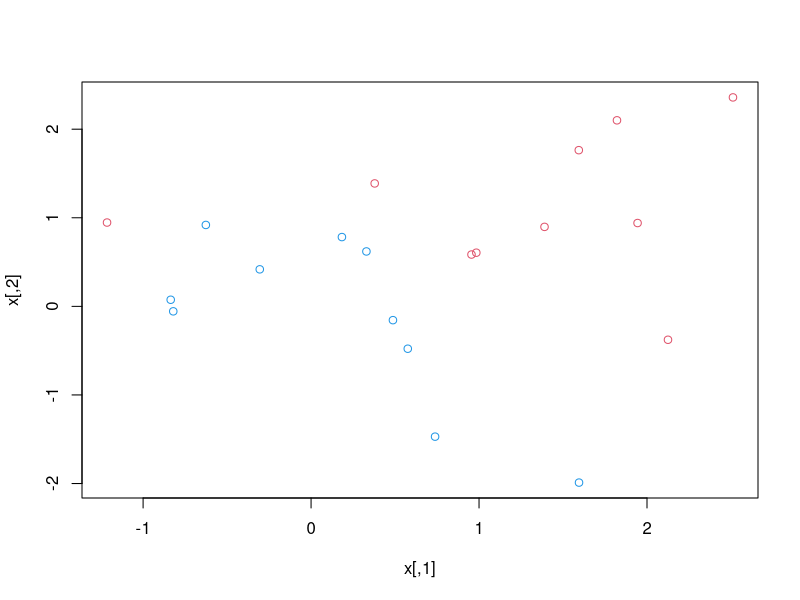
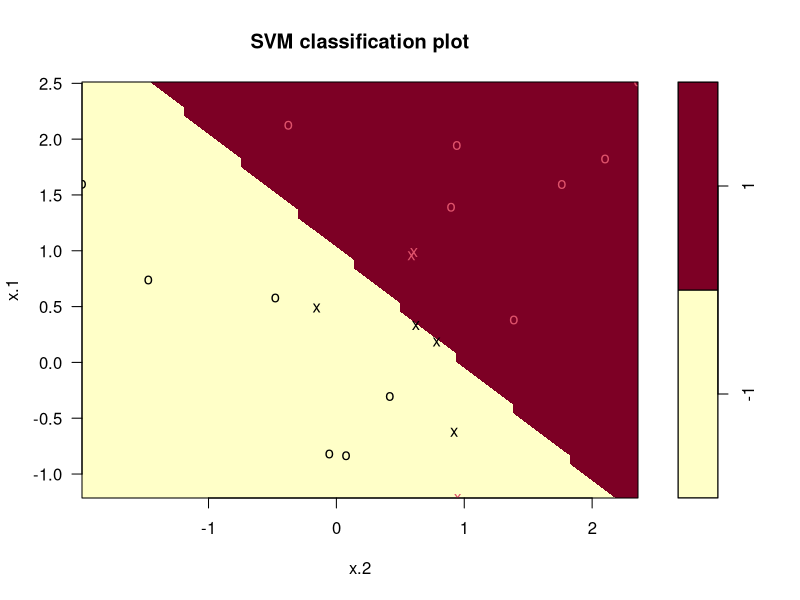
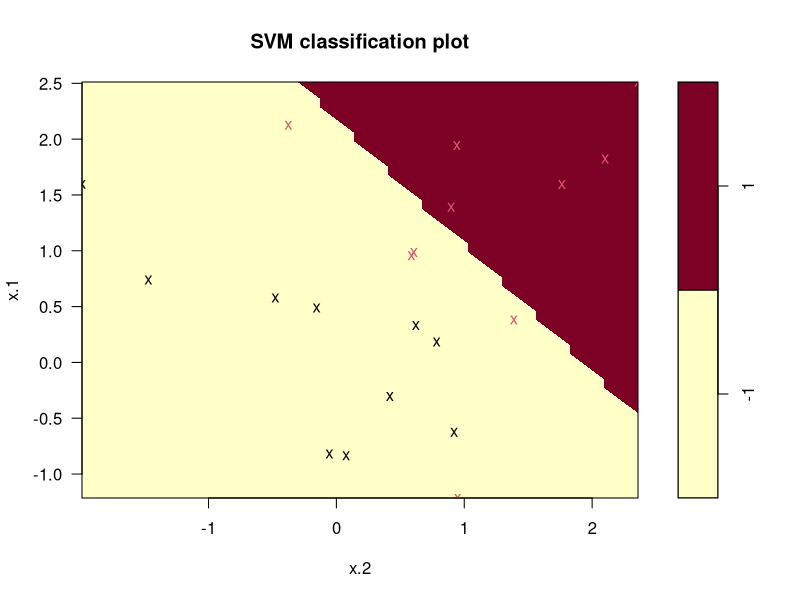
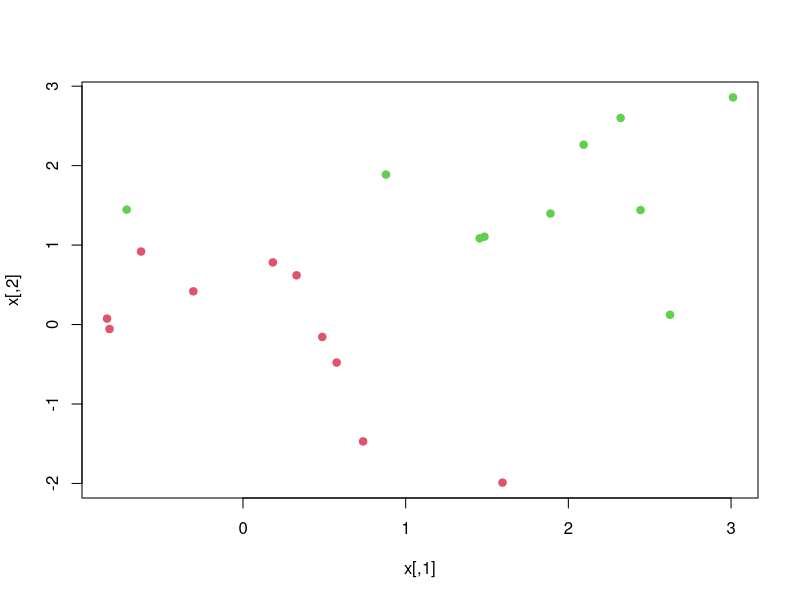
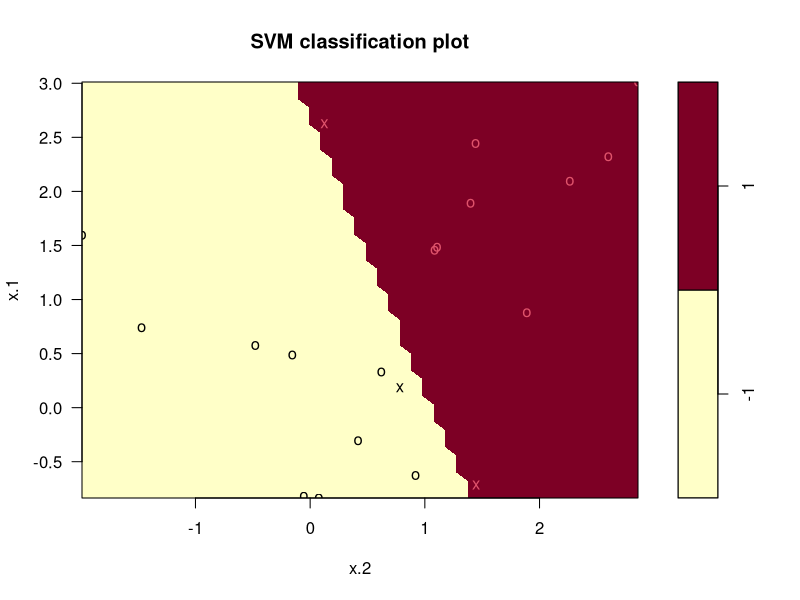
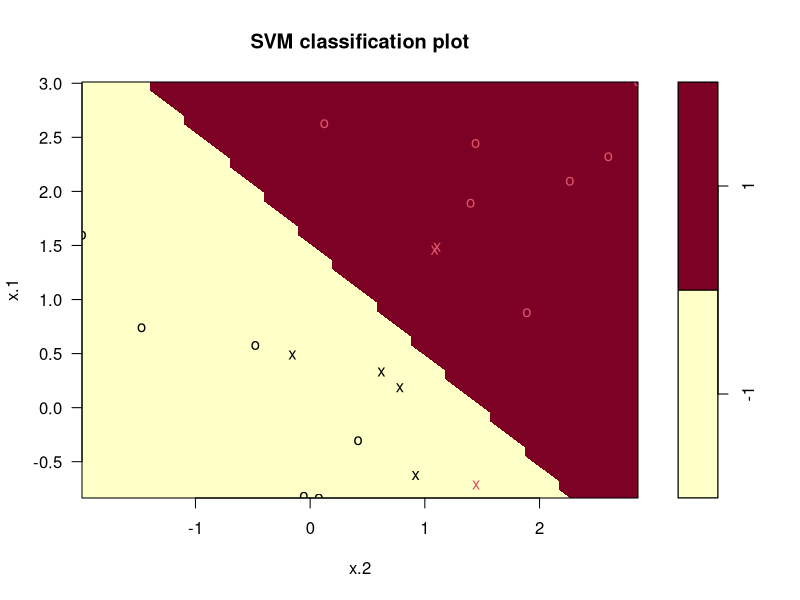
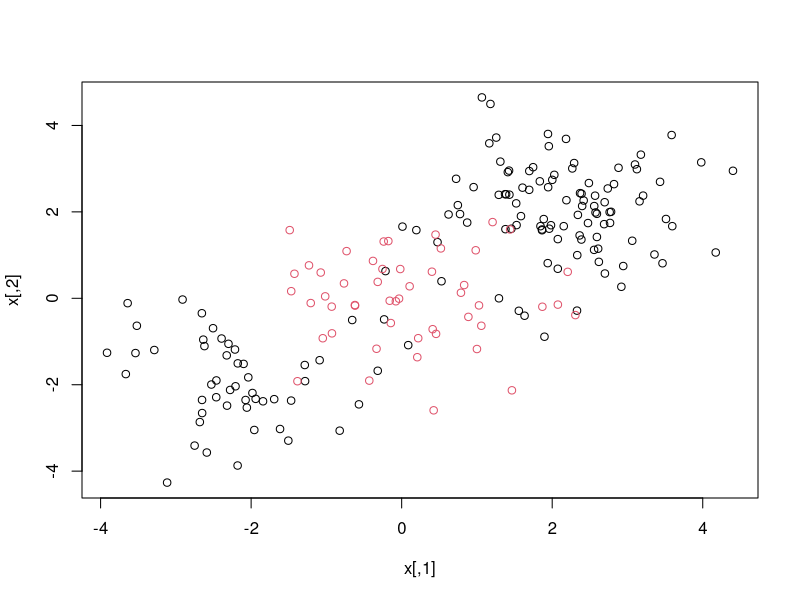
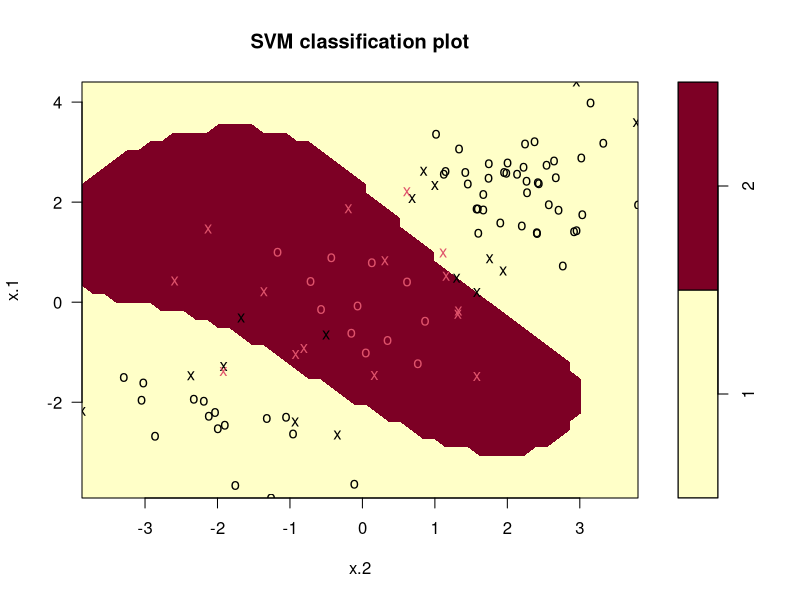

These charts were generated, in order, by the following R code:
## ---- chunk 1
set.seed(1)
x <- matrix(rnorm(20*2), ncol=2)
y <- c(rep(-1,10),rep(1,10))
x[y==1,]=x[y==1,]+1

plot(x, col=(3-y))
## ---- chunk 2
dat <- data.frame(x=x, y=as.factor(y))
library(e1071)
svmfit <- svm(y~.,data=dat, kernel = "linear", cost = 10, scale = FALSE)
## ---- chunk 3
plot(svmfit,dat)
## ---- chunk 4
svmfit$index
summary(svmfit)

# the cost here is 10
## ---- chunk 5
# what if we used a smaller value for cost
svmfit <- svm(y~.,data=dat, kernel = "linear", cost = .01, scale = FALSE)
plot(svmfit,dat)
svmfit$index

# now we get many more support vectors
# the reason for this is that the cost parameter is very small and the margins are very wide
## ---- chunk 6
# we will use cross-validation to figure out the best cost parameter

set.seed(1)
tune.out <- tune(svm,y~., data = dat, kernel = "linear"
                 ,range = list(cost=c(0.001,0.01,0.1,1,5,10,100)))
summary(tune.out)

# we can see that 0.1 is the best cost parameter

## ---- chunk 7
# the tune() function actually stores the best model obtained
bestmod <- tune.out$best.model
summary(bestmod)
## ---- chunk 8
# lets test the model

# generate the test data set
set.seed(1)
xtest <- matrix(rnorm(20*2),ncol=2)
ytest <- sample(c(-1,1),20, rep=TRUE)
xtest[ytest==1,] <- xtest[ytest==1,] +1
testdat <- data.frame(x=xtest,y=as.factor(ytest))

# now we use the best model from the cross validation to run the predictions

ypred <- predict(bestmod,testdat)
table(predict=ypred, truth=testdat$y)
## ---- chunk 9
# what if we had used cost = 0.01 instead
svmfit <- svm(y~.,data=dat, kernel = "linear", cost = .01, scale = FALSE)
yred <- predict(svmfit,testdat)
table(ypred, testdat$y)

## ---- chunk 10
# now lets consider a situation where the two classes are linearly separable

x[y==1,] <- x[y==1,] +0.5
plot(x, col=(y+5)/2, pch = 19)
## ---- chunk 11
# we will now plot the hyperplane using a very large cost so that no observations are misclassified

dat <- data.frame(x=x, y=as.factor((y)))
svmfit <- svm(y~., data = dat, kernel = "linear", cost = 1e5)
summary(svmfit)
plot(svmfit,dat)
## ---- chunk 12
# Now we will try a much smaller value for the cost

dat <- data.frame(x=x, y=as.factor((y)))
svmfit <- svm(y~., data = dat, kernel = "linear", cost = 1)
summary(svmfit)
plot(svmfit,dat)
## ---- chunk 13
# generate the random dataset

set.seed(1)
x <- matrix(rnorm(200*2),ncol=2)
x[1:100,] <- x[1:100,]+2
x[101:150,] <- x[101:150,]-2
y <- c(rep(1,150), rep(2,50))
dat <- data.frame(x=x, y= as.factor(y))
plot(x,col=y)


## ---- chunk 14
train <- sample(200,100)
svmfit <- svm(y~., data=dat[train,],kernel="radial", gamma = 1, cost = 1)
plot(svmfit,dat[train,])
## ---- chunk 15
summary(svmfit)
## ---- chunk 16
# the resulting figure has some misclassifications.
# we can eliminate some of these by increasing the cost, but this will mean that the decision boundary will be more irregular
train <- sample(200,100)
svmfit <- svm(y~., data=dat[train,],kernel="radial", gamma = 1, cost = 1e5)
plot(svmfit,dat[train,])
## ---- chunk 17
set.seed(1)
tune.out <- tune(svm, y~., data=dat[train,], kernel = "radial", ranges = list(cost=c(0.1,1,10,100,1000),
                                                                              gamma=c(0.5,1,2,3,4)))
summary(tune.out)
## ---- chunk 18
table(true=dat[-train,"y"], pred = predict(tune.out$best.model, newdata=dat[-train,]))
## ---- chunk 19

